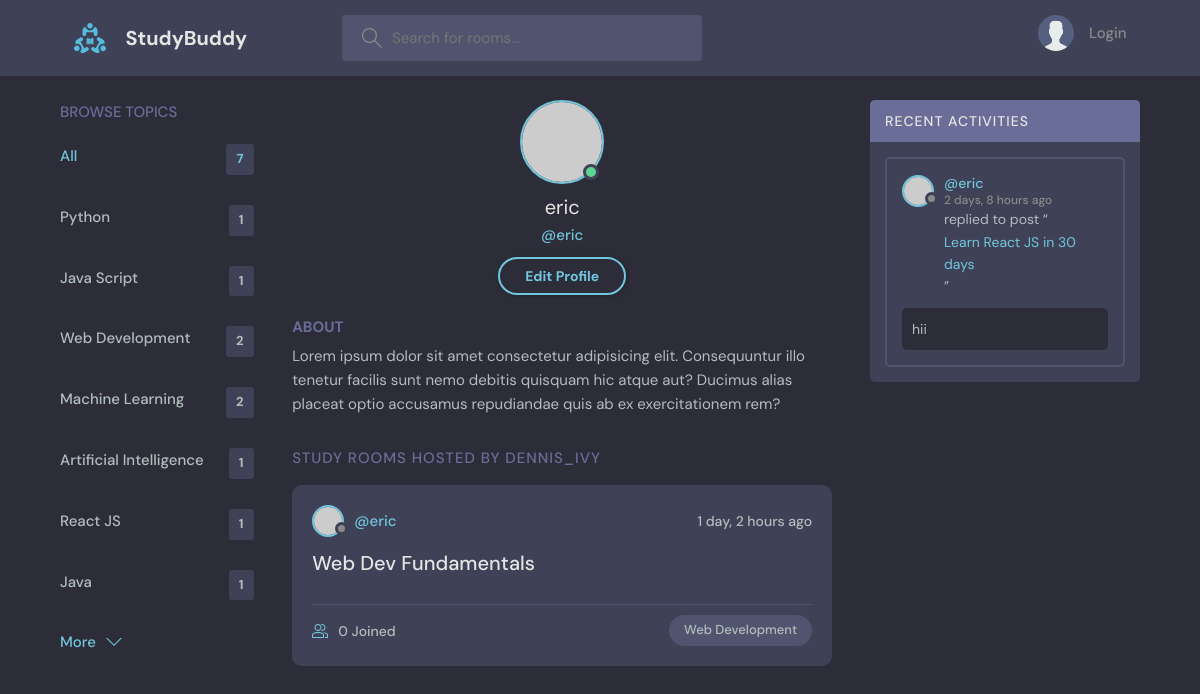
Page /test/profile/3 on the committed database.
### test_app/models.py (models this page shows, shortened)
class Topic(models.Model):
    name = models.CharField(max_length=200)

class Room(models.Model):
    host = models.ForeignKey(User, on_delete=models.SET_NULL, null=True)
    topic = models.ForeignKey(Topic, on_delete=models.SET_NULL, null=True)
    name = models.CharField(max_length=200)
    description = models.TextField(null=True, blank=True)
    participants = models.ManyToManyField(User, related_name='participants', blank=True)
    updated = models.DateTimeField(auto_now=True)
    created = models.DateTimeField(auto_now_add=True)
    class Meta:
        ordering = ['-updated','-created']
    def __str__(self):
        return self.name

class Message(models.Model):
    user = models.ForeignKey(User, on_delete=models.CASCADE)
    room = models.ForeignKey(Room, on_delete=models.CASCADE)
    body = models.TextField()
    updated = models.DateTimeField(auto_now=True)
    created = models.DateTimeField(auto_now_add=True)
    class Meta:
        ordering = ['-updated','-created']

### test_app/views.py (the view)
# urls.py: path("profile/<str:pk>", views.userProfile, name="user-profile"),
def userProfile(request,pk):
    user= User.objects.get(id=pk)
    rooms = user.room_set.all()
    room_messages = user.message_set.all()
    topics = Topic.objects.all()
    context={'user':user,'rooms':rooms,'room_messages':room_messages,'topics':topics}
    return render(request, 'test_app/profile.html',context)

### test_app/templates/test_app/profile.html
{% extends "main.html" %} {% block content %}
  <main class="profile-page layout layout--3">
    <div class="container">
       <div>
      {% include "test_app/topic_components.html" %}
    </div>
      <div class="roomList">
        <div class="profile">
          <div class="profile__avatar">
            <div class="avatar avatar--large active">
              <img src="https://randomuser.me/api/portraits/men/11.jpg" />
            </div>
          </div>
          <div class="profile__info">
            <h3>{{user.username}}</h3>
            <p>@{{user.username}}</p>
            <a href="edit-user.html" class="btn btn--main btn--pill">Edit Profile</a>
          </div>
          <div class="profile__about">
            <h3>About</h3>
            <p>
              Lorem ipsum dolor sit amet consectetur adipisicing elit. Consequuntur illo tenetur
              facilis sunt nemo debitis quisquam hic atque aut? Ducimus alias placeat optio
              accusamus repudiandae quis ab ex exercitationem rem?
            </p>
          </div>
        </div>
        <div class="roomList__header">
          <div>
            <h2>Study Rooms Hosted by dennis_ivy</a>
            </h2>
          </div>
        </div>
        {% include "test_app/feed_components.html" %}
      </div>
    <div>{% include "test_app/activity_components.html" %}</div>
    </div>
  </main>
{% endblock content %}

### test_app/templates/test_app/topic_components.html
<div class="topics">
  <div class="topics__header">
    <h2>Browse Topics</h2>
  </div>
  <ul class="topics__list">
    <li>
      <a href="{% url 'home' %}" class="active"
        >All <span>{{topics.count}}</span></a
      >
    </li>
    {% for topic in topics %}
    <li>
      <a href="{% url 'home' %}?q={{topic.name}}"
        >{{topic.name}}<span>{{topic.room_set.all.count}}</span></a
      >
      {% endfor %}
    </li>
  </ul>
  <a class="btn btn--link" href="topics.html">
    More
    <svg
      version="1.1"
      xmlns="http://www.w3.org/2000/svg"
      width="32"
      height="32"
      viewBox="0 0 32 32"
    >
      <title>chevron-down</title>
      <path d="M16 21l-13-13h-3l16 16 16-16h-3l-13 13z"></path>
    </svg>
  </a>
</div>

### test_app/templates/test_app/feed_components.html (shortened to what this page needs)
{% for room in rooms %}
<div class="roomListRoom">
  <div class="roomListRoom__header">
    <a href="{% url 'user-profile' room.host.id %}" class="roomListRoom__author">
      <div class="avatar avatar--small">
        <img src="https://randomuser.me/api/portraits/women/11.jpg" />
      </div>
      <span>@{{room.host.username}}</span>
    </a>
    <div class="roomListRoom__actions">
      <span>{{room.created|timesince}} ago</span>
    </div>
  </div>
  <div class="roomListRoom__content">
    <a href="{% url 'room' room.id %}">{{room.name}}</a>
  </div>
  <div class="roomListRoom__meta">
    <a href="{% url 'room' room.id %}" class="roomListRoom__joined">
      {{room.participants.all.count}} Joined
    </a>
    <p class="roomListRoom__topic">{{room.topic.name}}</p>
  </div>
</div>
{% endfor %}

### test_app/templates/test_app/activity_components.html (shortened to what this page needs)
<div class="activities">
  <div class="activities__header">
    <h2>Recent Activities</h2>
  </div>
  {% for message in room_messages %}
  <div class="activities__box">
    <div class="activities__boxHeader roomListRoom__header">
      <a
        href="{% url 'user-profile' message.user.id %}"
        class="roomListRoom__author"
      >
        <div class="avatar avatar--small">
          <img src="https://randomuser.me/api/portraits/women/11.jpg" />
        </div>
        <p>
          @{{message.user}}
          <span>{{message.created|timesince}} ago</span>
        </p>
      </a>
    </div>
    <div class="activities__boxContent">
      <p>
        replied to post “<a href="{% url 'room' message.room.id %}"
          >{{message.room}}</a
        >”
      </p>
      <div class="activities__boxRoomContent">{{message.body}}</div>
    </div>
  </div>
  {% endfor %}
</div>

### rows in the picture
Topic: name "Python", room_set.all.count "1"
Topic: name "Java Script", room_set.all.count "1"
Topic: name "Web Development", room_set.all.count "2"
Topic: name "Machine Learning", room_set.all.count "2"
Topic: name "Artificial Intelligence", room_set.all.count "1"
Topic: name "React JS", room_set.all.count "1"
Topic: name "Java", room_set.all.count "1"
Room: host.username "eric", created "1 day, 2 hours", name "Web Dev Fundamentals", participants.all.count "0", topic.name "Web Development"
Message: user "eric", created "2 days, 8 hours", room "Learn React JS in 30 days", body "hii"

### other values in the picture
{{ topics.count }} "7"
{{ user.username }} "eric"
